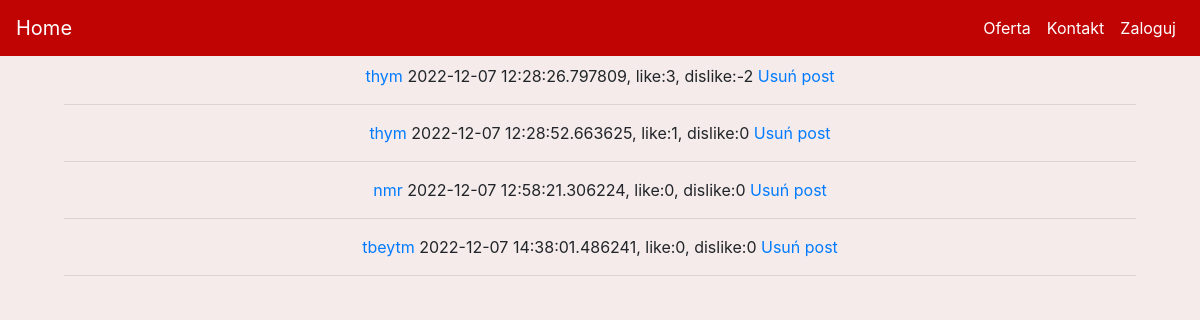
The page /manage on the database as committed earlier.
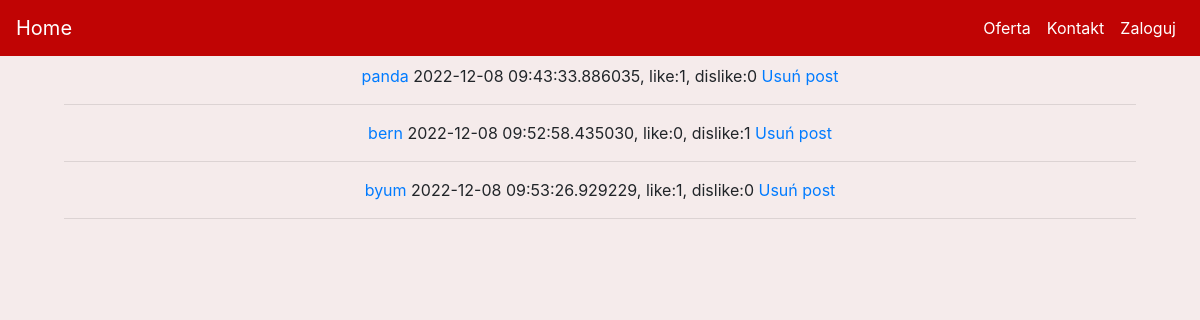
The same page on the database as committed later.
### kwiaciarnia/models.py (models this page shows, shortened)
class Posts(db.Model):
    id = db.Column(db.Integer(), primary_key=True)
    title = db.Column(db.String())
    body = db.Column(db.Text())
    added = db.Column(db.DateTime(), default=datetime.datetime.now())
    likes = db.Column(db.Integer(), default=0)
    dislikes = db.Column(db.Integer(), default=0)

### kwiaciarnia/routes.py (the view)
@app.route('/manage')
def manage():
    posts = Posts.query.all()
    return render_template('manage.html', posts=posts)

### kwiaciarnia/templates/manage.html (shortened to what this page needs)
{% extends 'base.html' %}
{% block content %}
<div>
    {% for post in posts %}
        <a href="#">{{post.title}}</a><span> {{post.added}}, like:{{post.likes}}, dislike:{{post.dislikes}} </a><a href="{{ url_for('delete_post', id=post.id ) }}">Usuń post</a>
        <hr>
    {% endfor %}
</div>
{% endblock %}

### kwiaciarnia/templates/base.html (shortened to what this page needs)
<!doctype html>
<html lang="en">
  <head>
    <link rel="stylesheet" href="https://cdn.jsdelivr.net/npm/bootstrap@4.3.1/dist/css/bootstrap.min.css">
    <link rel="stylesheet" href="{{ url_for('static', filename='styles/main.css') }}">
  </head>
  <body>
    <div id="uno">
      {% include 'includes/navbar.html' %}
    </div>
    <div id="duo" class="position-relative overflow-hidden p-3 p-md-5 m-md-3 text-center">
      {% block content %}
      {% endblock %}
    </div>
  </body>
</html>

### kwiaciarnia/templates/includes/navbar.html (shortened to what this page needs)
<nav class="navbar navbar-expand-md nav_bar navbar-dark ">
    <a class="navbar-brand" href="{{ url_for('home') }}">Home</a>
    <div class="collapse navbar-collapse" id="navbarNav">
      <ul class="navbar-nav ml-auto">
        <li class="nav-item active">
            <a class="nav-link" href="{{ url_for('products_categories') }}">Oferta</a>
        </li>
        <li class="nav-item active">
            <a class="nav-link" href="{{ url_for('contact') }}">Kontakt</a>
        </li>
        {% if current_user.is_authenticated  %}
            <li class="nav-item active">
                <a class="nav-link" href="#">@{{current_user.username}}</a>
            </li>
            <li class="nav-item active">
                <a class="nav-link" href="{{ url_for('logout') }}">Wyloguj</a>
            </li>
        {% else %}
            <li class="nav-item active">
                <a class="nav-link" href="{{ url_for('login') }}">Zaloguj</a>
            </li>
        {% endif %}
      </ul>
    </div>
</nav>

### kwiaciarnia/static/styles/main.css (style rules this page uses)
.nav_bar { background-color: #C00404; color: black; position: fixed; top: 0; width: 100%; z-index: 1; }
body { background-color: #f5ebeb; }

Rows that differ between the two databases and show on the page:
removed Posts: title "thym", added "2022-12-07 12:28:26.797809", likes "3", dislikes "-2"
removed Posts: title "thym", added "2022-12-07 12:28:52.663625", likes "1", dislikes "0"
removed Posts: title "nmr", added "2022-12-07 12:58:21.306224", likes "0", dislikes "0"
removed Posts: title "tbeytm", added "2022-12-07 14:38:01.486241", likes "0", dislikes "0"
added Posts: title "panda", added "2022-12-08 09:43:33.886035", likes "1", dislikes "0"
added Posts: title "bern", added "2022-12-08 09:52:58.435030", likes "0", dislikes "1"
added Posts: title "byum", added "2022-12-08 09:53:26.929229", likes "1", dislikes "0"
